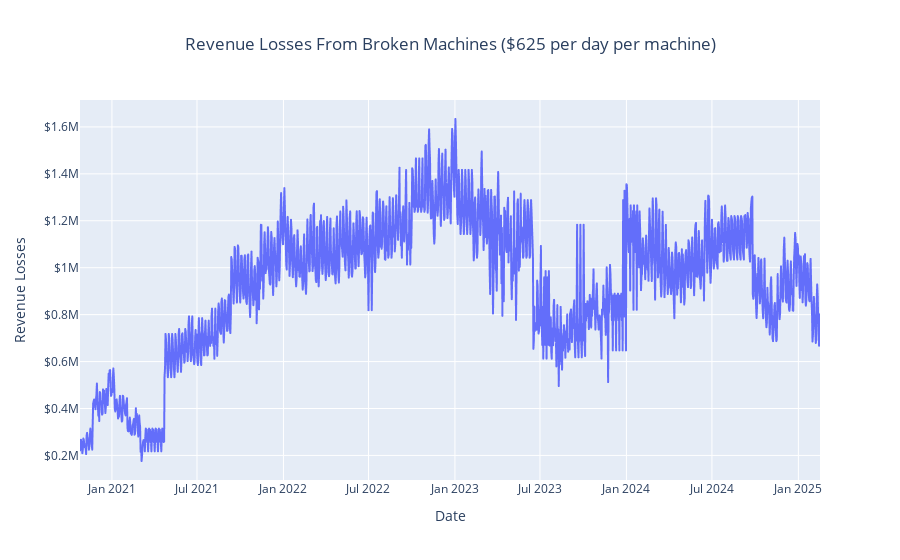

The notebook cell saved with this chart:
### Code cell
# Revenue Losses
fig = px.line(df, x='Date', y='Revenue Losses',
              title='Revenue Losses From Broken Machines ($625 per day per machine)',
              labels={'Revenue Losses': 'Revenue Losses'},
              line_shape='linear')

# Center title
fig.update_layout(title_x=0.5)

# Dollar format
fig.update_layout(yaxis_tickprefix='$')

# Show the plot
fig.show()

### Figure 1 — Plotly figure (JSON) as saved in the notebook; plotly's stock layout.template omitted (floating-point values rounded to 4 significant figures; data arrays with more than 128 entries replaced by an {"elided": "..."} marker saying what was removed)
{"data": [{"hovertemplate": "Date=%{x}<br>Revenue Losses=%{y}<extra></extra>", "legendgroup": "", "line": {"color": "#636efa", "dash": "solid", "shape": "linear"}, "marker": {"symbol": "circle"}, "mode": "lines", "name": "", "showlegend": false, "type": "scattergl", "x": {"elided": "1576 str values"}, "xaxis": "x", "y": {"elided": "1576 int values"}, "yaxis": "y"}], "layout": {"legend": {"tracegroupgap": 0}, "title": {"text": "Revenue Losses From Broken Machines ($625 per day per machine)", "x": 0.5}, "xaxis": {"anchor": "y", "domain": [0, 1], "title": {"text": "Date"}}, "yaxis": {"anchor": "x", "domain": [0, 1], "tickprefix": "$", "title": {"text": "Revenue Losses"}}}}
